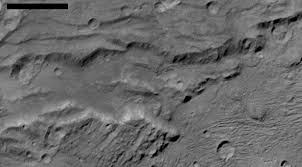
#> input picture data/test.jpg, 302 x 167 px, found by its file name
$ python detect_circles.py
#> lines starting #> are read from the running program, lines starting #| are printed output that depends on the picture
import cv2
import numpy as np

# Load image
image = cv2.imread('data/test.jpg')
#> image is the input picture: shape (167, 302, 3); min 0, max 200, mean 105.2
output = image.copy()
gray = cv2.cvtColor(image, cv2.COLOR_BGR2GRAY)

# Blur the image to reduce noise
blurred = cv2.medianBlur(gray, 5)
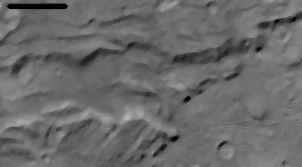
#> blurred: shape (167, 302); min 0, max 185, mean 105.9

# Apply Hough Circle Transform
circles = cv2.HoughCircles(
    blurred,
    cv2.HOUGH_GRADIENT,
    dp=1.2,
    minDist=20,
    param1=50,
    param2=30,
    minRadius=5,
    maxRadius=50
)
#> circles = 54 rows, first 8: [120.6, 91.8, 49.28], [190.2, 103.8, 47.96], [168.6, 47.4, 47.96], [71.4, 103.8, 45.32], [124.2, 118.2, 37.4], [63, 75, 49.28], [243, 102.6, 49.28], [45, 103.8, 42.68]

# If circles are detected
if circles is not None:
    circles = np.round(circles[0, :]).astype("int")
#> circles = 54 rows, first 8: [121, 92, 49], [190, 104, 48], [169, 47, 48], [71, 104, 45], [124, 118, 37], [63, 75, 49], [243, 103, 49], [45, 104, 43]
    for (x, y, r) in circles:
        cv2.circle(output, (x, y), r, (0, 255, 0), 2)
        cv2.circle(output, (x, y), 2, (0, 0, 255), 3)
#> this loop made 54 passes
#> (x, y, r) on passes 1 to 12: (121, 92, 49), (190, 104, 48), (169, 47, 48), (71, 104, 45), (124, 118, 37), (63, 75, 49), (243, 103, 49), (45, 104, 43), (100, 70, 49), (249, 55, 48), (201, 124, 41), (190, 44, 47)
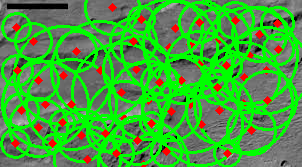
#> output: shape (167, 302, 3); mean B, G, R 59.5, 161.4, 69.3
        # Save final output image with detected boulders
cv2.imwrite('outputs/detected_boulders.jpg', output)


# Show output
cv2.imshow("Detected Circles (Boulders)", output)
cv2.waitKey(0)
cv2.destroyAllWindows()
